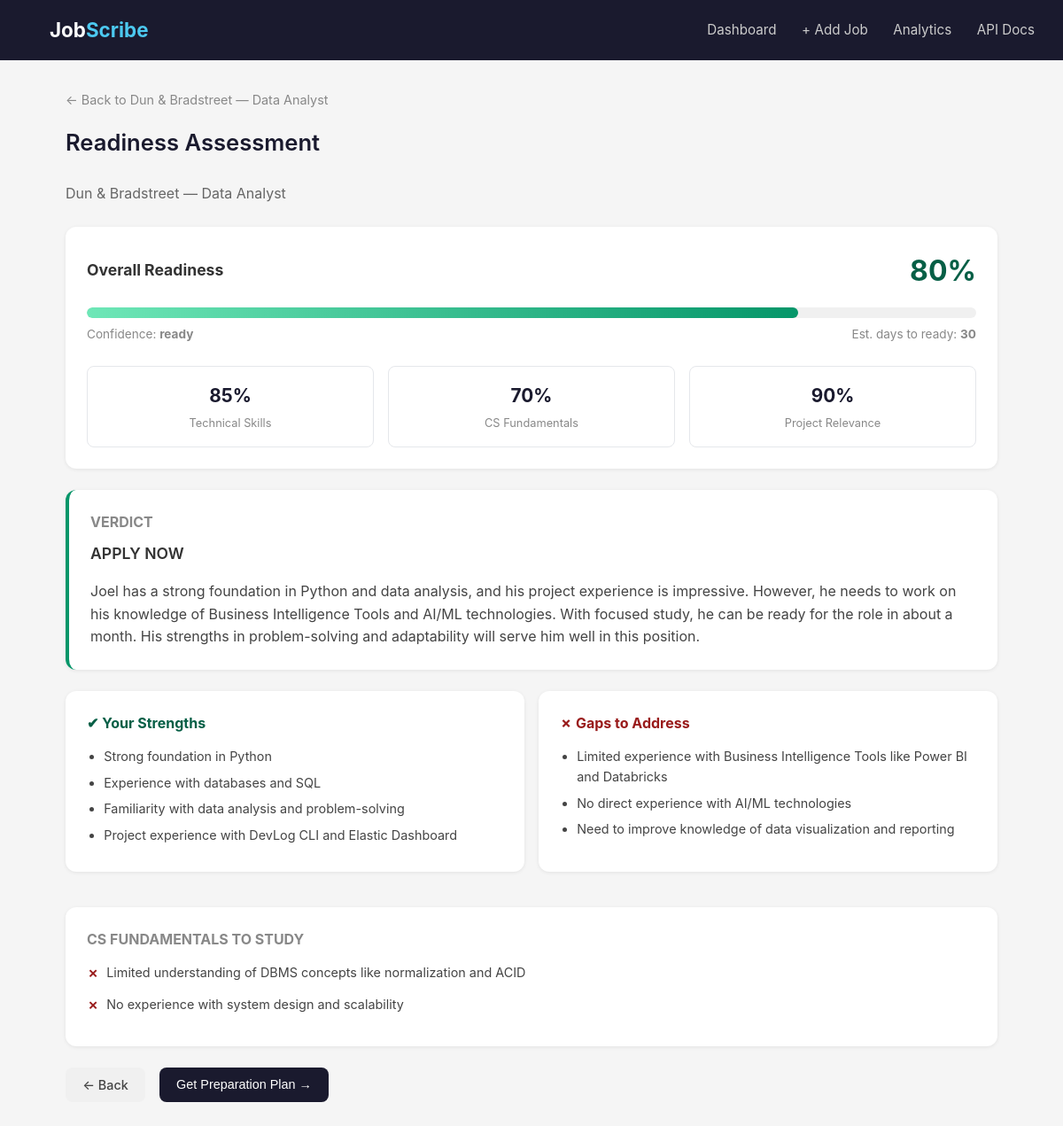
Screenshot of /jobs/2/assessment-result with the database file from the repository.
### app/models.py (models this page shows)
class Job(Base):
    __tablename__ = "jobs"
    id              = Column(Integer, primary_key=True, index=True)
    company         = Column(String(100), nullable=False)
    role            = Column(String(100), nullable=False)
    status          = Column(String(20), default="interested")  # V2: starts as interested
    job_url         = Column(String(500), nullable=True)
    jd_text         = Column(Text, nullable=True)
    resume_path     = Column(String(500), nullable=True)
    analysis        = Column(Text, nullable=True)               # V1 skill gap analysis
    notes           = Column(String(500), nullable=True)
    readiness_score = Column(Integer, nullable=True)            # V2: latest readiness %
    applied_at      = Column(DateTime, default=datetime.utcnow)
    assessments      = relationship("ReadinessAssessment", back_populates="job",
                                    cascade="all, delete-orphan")
    roadmap          = relationship("PrepRoadmap", back_populates="job",
                                    uselist=False, cascade="all, delete-orphan")
    questions        = relationship("InterviewQuestion", back_populates="job",
                                    cascade="all, delete-orphan")

class ReadinessAssessment(Base):
    __tablename__ = "readiness_assessments"
    id                    = Column(Integer, primary_key=True, index=True)
    job_id                = Column(Integer, ForeignKey("jobs.id"), nullable=False)
    overall_score         = Column(Integer, nullable=False)   # 0-100
    technical_score       = Column(Integer, nullable=True)    # 0-100
    fundamentals_score    = Column(Integer, nullable=True)    # 0-100
    projects_score        = Column(Integer, nullable=True)    # 0-100
    confidence_level      = Column(String(20), nullable=True) # not ready/building/ready/strong
    gaps_json             = Column(Text, nullable=True)       # JSON list of gaps
    cs_gaps_json          = Column(Text, nullable=True)       # JSON list of CS gaps
    verdict               = Column(String(50), nullable=True) # apply now / prepare first
    estimated_days        = Column(Integer, nullable=True)    # days to be ready
    full_assessment       = Column(Text, nullable=True)       # complete JSON from AI
    assessed_at           = Column(DateTime, default=datetime.utcnow)
    job = relationship("Job", back_populates="assessments")

### app/main.py (the view)
@app.get("/jobs/{job_id}/assessment-result", response_class=HTMLResponse)
def assessment_result(request: Request, job_id: int):
    db = SessionLocal()
    try:
        job = db.query(Job).filter(Job.id == job_id).first()
        if not job:
            return HTMLResponse("<h2>Job not found</h2>", status_code=404)
        from app.models import ReadinessAssessment
        assessment = db.query(ReadinessAssessment).filter(
            ReadinessAssessment.job_id == job_id
        ).order_by(ReadinessAssessment.assessed_at.desc()).first()
    finally:
        db.close()
    if not assessment:
        return HTMLResponse("<h2>No assessment found. Run assess first.</h2>")
    return templates.TemplateResponse(
        request=request,
        name="assessment.html",
        context={
            "job": job,
            "assessment": json.loads(assessment.full_assessment)
        }
    )

### templates/assessment.html (shortened to what this page needs)
{% extends "base.html" %}
{% block content %}
<div style="margin-bottom:1rem;">
    <a href="/jobs/{{ job.id }}/detail"
       style="color:#888; text-decoration:none; font-size:0.9rem;">
        ← Back to {{ job.company }} — {{ job.role }}
    </a>
</div>
<h1 class="page-title">Readiness Assessment</h1>
<p style="color:#666; margin-bottom:1.5rem;">
    {{ job.company }} — {{ job.role }}
</p>
<div class="card" style="margin-bottom:1.5rem;">
    <div style="display:flex; justify-content:space-between;
                align-items:center; margin-bottom:1rem;">
        <h2 style="font-size:1.1rem;">Overall Readiness</h2>
        <span style="font-size:2rem; font-weight:700;
              color:{% if assessment.overall_readiness_score >= 70 %}#065f46
                    {% elif assessment.overall_readiness_score >= 50 %}#92400e
                    {% else %}#991b1b{% endif %}">
            {{ assessment.overall_readiness_score }}%
        </span>
    </div>
    <div class="score-bar-track" style="margin-bottom:0.5rem;">
        <div class="score-bar-fill"
             style="width:{{ assessment.overall_readiness_score }}%;
             background:
             {% if assessment.overall_readiness_score >= 70 %}
                 linear-gradient(90deg,#6ee7b7,#059669)
             {% elif assessment.overall_readiness_score >= 50 %}
                 linear-gradient(90deg,#fcd34d,#d97706)
             {% else %}
                 linear-gradient(90deg,#fca5a5,#dc2626)
             {% endif %}">
        </div>
    </div>
    <div style="display:flex; justify-content:space-between;
                font-size:0.85rem; color:#888; margin-bottom:1.5rem;">
        <span>Confidence: <strong>{{ assessment.confidence_level }}</strong></span>
        <span>Est. days to ready:
            <strong>{{ assessment.estimated_days_to_ready }}</strong>
        </span>
    </div>
    <div style="display:grid; grid-template-columns:repeat(3,1fr); gap:1rem;">
        {% for label, score in [
            ('Technical Skills', assessment.technical_skills_score),
            ('CS Fundamentals', assessment.cs_fundamentals_score),
            ('Project Relevance', assessment.projects_relevance_score)
        ] %}
        <div style="text-align:center; padding:1rem;
                    border:1px solid #e5e7eb; border-radius:8px;">
            <div style="font-size:1.3rem; font-weight:700; color:#1a1a2e;">
                {{ score }}%
            </div>
            <div style="font-size:0.8rem; color:#888; margin-top:0.3rem;">
                {{ label }}
            </div>
        </div>
        {% endfor %}
    </div>
</div>
<div class="card" style="margin-bottom:1.5rem;
     border-left:4px solid
     {% if assessment.verdict == 'apply now' %}#059669
     {% elif assessment.verdict == 'prepare first' %}#d97706
     {% else %}#dc2626{% endif %}">
    <h2 style="font-size:1rem; color:#888; margin-bottom:0.5rem;">VERDICT</h2>
    <p style="font-size:1.1rem; font-weight:600; margin-bottom:1rem;">
        {{ assessment.verdict | upper }}
    </p>
    <p style="color:#444;">{{ assessment.honest_assessment }}</p>
</div>
<div style="display:grid; grid-template-columns:1fr 1fr;
            gap:1rem; margin-bottom:1.5rem;">
    <div class="card">
        <h2 style="font-size:1rem; color:#065f46; margin-bottom:0.8rem;">
            ✔ Your Strengths
        </h2>
        <ul style="padding-left:1.2rem;">
            {% for strength in assessment.strengths %}
            <li style="margin-bottom:0.4rem; font-size:0.9rem;
                        color:#444;">{{ strength }}</li>
            {% endfor %}
        </ul>
    </div>
    <div class="card">
        <h2 style="font-size:1rem; color:#991b1b; margin-bottom:0.8rem;">
            ✗ Gaps to Address
        </h2>
        <ul style="padding-left:1.2rem;">
            {% for gap in assessment.gaps %}
            <li style="margin-bottom:0.4rem; font-size:0.9rem;
                        color:#444;">{{ gap }}</li>
            {% endfor %}
        </ul>
    </div>
</div>
{% if assessment.cs_gaps %}
<div class="card" style="margin-bottom:1.5rem;">
    <h2 style="font-size:1rem; color:#888; margin-bottom:0.8rem;">
        CS FUNDAMENTALS TO STUDY
    </h2>
    {% for gap in assessment.cs_gaps %}
    <div style="display:flex; align-items:flex-start; gap:0.5rem;
                margin-bottom:0.6rem;">
        <span style="color:#991b1b; font-weight:600;">✗</span>
        <span style="font-size:0.9rem; color:#444;">{{ gap }}</span>
    </div>
    {% endfor %}
</div>
{% endif %}
<div style="display:flex; gap:1rem;">
    <a href="/jobs/{{ job.id }}/detail" class="btn"
       style="background:#f0f0f0; color:#444;">← Back</a>
    <button class="btn btn-primary" onclick="runRoadmap()">
        Get Preparation Plan →
    </button>
</div>
{% endblock %}

### templates/base.html (style rules this page uses)
* { margin: 0; padding: 0; box-sizing: border-box; }
body { font-family: -apple-system, BlinkMacSystemFont, 'Segoe UI', sans-serif; background: #f5f5f5; color: #333; line-height: 1.6; }
.page-title { font-size: 1.6rem; font-weight: 600; margin-bottom: 1.5rem; color: #1a1a2e; }
.card { background: #fff; border-radius: 12px; padding: 1.5rem; box-shadow: 0 1px 4px rgba(0,0,0,0.08); margin-bottom: 1rem; }
.btn { display: inline-block; padding: 0.5rem 1.2rem; border-radius: 8px; font-size: 0.9rem; font-weight: 500; cursor: pointer; text-decoration: none; border: none; transition: opacity 0.2s; }
.btn-primary { background: #1a1a2e; color: #fff; }
.score-bar-track { background: #f0f0f0; border-radius: 10px; height: 12px; width: 100%; overflow: hidden; }
.score-bar-fill { height: 100%; border-radius: 10px; background: linear-gradient(90deg, #4cc9f0, #1a1a2e); transition: width 0.6s ease; }

### rows the page displays
Job: company "Dun & Bradstreet", role "Data Analyst"
ReadinessAssessment: confidence_level "ready", verdict "APPLY NOW"

### other values shown
{{ assessment.overall_readiness_score }} "80"
{{ assessment.estimated_days_to_ready }} "30"
{{ score }} "85" "70" "90"
{{ label }} "Technical Skills" "CS Fundamentals" "Project Relevance"
{{ strength }} "Strong foundation in Python" "Experience with databases and SQL" "Familiarity with data analysis and problem-solving" "Project experience with DevLog CLI and Elastic Dashboard"
{{ gap }} "Limited experience with Business Intelligence Tools like Power BI and Databricks" "No direct experience with AI/ML technologies" "Need to improve knowledge of data visualization and reporting"
{{ gap }} "Limited understanding of DBMS concepts like normalization and ACID" "No experience with system design and scalability"
